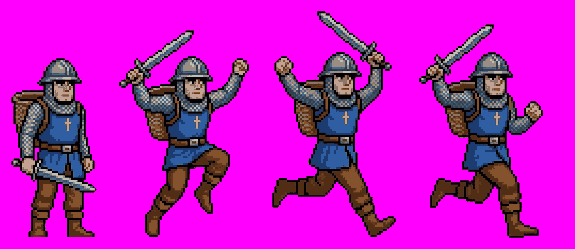
#> input picture art-src/ref/medieval_hero_ref.png, 575 x 249 px
$ python preview.py ../art-src/ref/medieval_hero_ref.png 5 5 ../art-src/ref/medieval_hero_ref.png ../art-src/ref/medieval_hero_ref.png
#> lines starting #> are read from the running program, lines starting #| are printed output that depends on the picture
"""Make a review image: the strip on a sky background at 3x with labels, plus animated GIFs."""
import sys, numpy as np
from PIL import Image, ImageDraw
path, cw, ch, names, out = sys.argv[1], int(sys.argv[2]), int(sys.argv[3]), sys.argv[4].split(','), sys.argv[5]
anims = [a.split(':') for a in sys.argv[6:]]  # name:i,j,k:ms
im = Image.open(path).convert('RGBA'); a = np.array(im)
Z = 3; n = a.shape[1] // cw
#> after `n = a.shape[1] // cw`: n = 115
sky = (124, 182, 236, 255); ground = (92, 160, 60, 255)
def cell(i):
    c = a[:, i*cw:(i+1)*cw]
    bg = np.zeros_like(c); bg[...] = sky
    return np.where(c[..., 3:4] > 0, c, bg)
per_row = 10
rows = (n + per_row - 1) // per_row
#> rows = 12
W = per_row * (cw*Z + 10); H = rows * (ch*Z + 24)
#> after `H = rows * (ch * Z + 24)`: H = 468
sheet = Image.new('RGB', (W, H), (250, 250, 247)); d = ImageDraw.Draw(sheet)
for i in range(n):
    x = (i % per_row) * (cw*Z + 10); y = (i // per_row) * (ch*Z + 24)
    sheet.paste(Image.fromarray(cell(i)[..., :3]).resize((cw*Z, ch*Z), Image.NEAREST), (x, y))
    d.text((x + 2, y + ch*Z + 4), f'{i} {names[i] if i < len(names) else ""}', fill=(40, 40, 40))
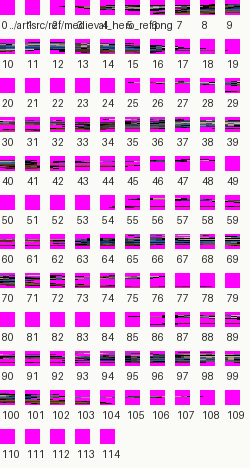
#> sheet: PIL image 250x468 RGB; mean R, G, B 232.8, 192.2, 230.4
sheet.save(out + '_sheet.png')
for name, idx, ms in anims:
    fr = [Image.fromarray(cell(int(k))[..., :3]).resize((cw*4, ch*4), Image.NEAREST) for k in idx.split(',')]
    fr[0].save(f'{out}_{name}.gif', save_all=True, append_images=fr[1:], duration=int(ms), loop=0)
